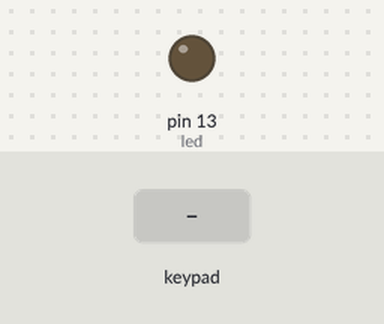
Bench run of a sketch on a simulated Arduino Uno, built with avr-gcc and run on an emulated ATmega328P. Shown: output pins drawn as LEDs (lit = HIGH). The inputs (shaded band) are chosen by the test bench. What the sketch prints to the serial monitor is not drawn.

Above: at 1.2 s.
1.3 s: keypad keys 1 3 4 6 # pressed 0.4 s apart
At 3.4 s:
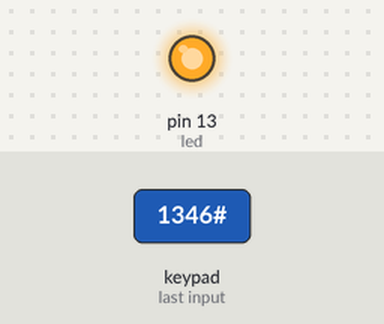
4.8 s: key 'A' pressed
6.3 s: key 'B' pressed
7.8 s: keypad keys 1 3 4 6 * pressed 0.4 s apart
11.3 s: key 'C' pressed
12.8 s: keypad keys 1 3 4 6 D pressed 0.4 s apart
Timing chart, 0 to 15.8 s (numbered marks = the images above; inputs shaded):
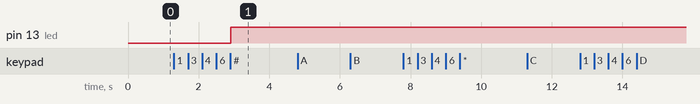

The sketch:

file38.ino
```cpp
#include <Keypad.h>

const byte ROWS = 4;
const byte COLS = 4;

char keys[ROWS][COLS] = {
  {'1', '2', '3', 'A'},
  {'4', '5', '6', 'B'},
  {'7', '8', '9', 'C'},
  {'*', '0', '#', 'D'}
};

byte rowPins[ROWS] = {2,3,4,5};
byte colPins[COLS] = {6,7,8,9};
Keypad keypad = Keypad(makeKeymap(keys), rowPins, colPins, ROWS, COLS);
String password = "1346";
String input = "";
int led = 13;
void setup() {
  Serial.begin(9600);
  pinMode(led, OUTPUT);
  digitalWrite(led, LOW);
  Serial.println("Enter Password:");
}

void loop() {
  char key = keypad.getKey();

  if (key) {
    Serial.print(key);
    if (key == '*') {
      input = "";
      Serial.println("\nCleared");
      return;
    }
    if (key == '#') {
      if (input == password) {
        Serial.println("\nCorrect!");
        digitalWrite(led, HIGH);
      } else {
        Serial.println("\nWrong!");
        digitalWrite(led, LOW);
      }
      input = "";
      return;
    }
    input += key;
  }
}
```

Measured:
- after the input at 1.3 s, pin 13 (led): LOW → HIGH after 1.6 s
- after the input at 4.8 s, every drawn part: stays the same
- after the input at 6.3 s, every drawn part: stays the same
- after the input at 7.8 s, every drawn part: stays the same
- after the input at 11.3 s, every drawn part: stays the same
- after the input at 12.8 s, every drawn part: stays the same
